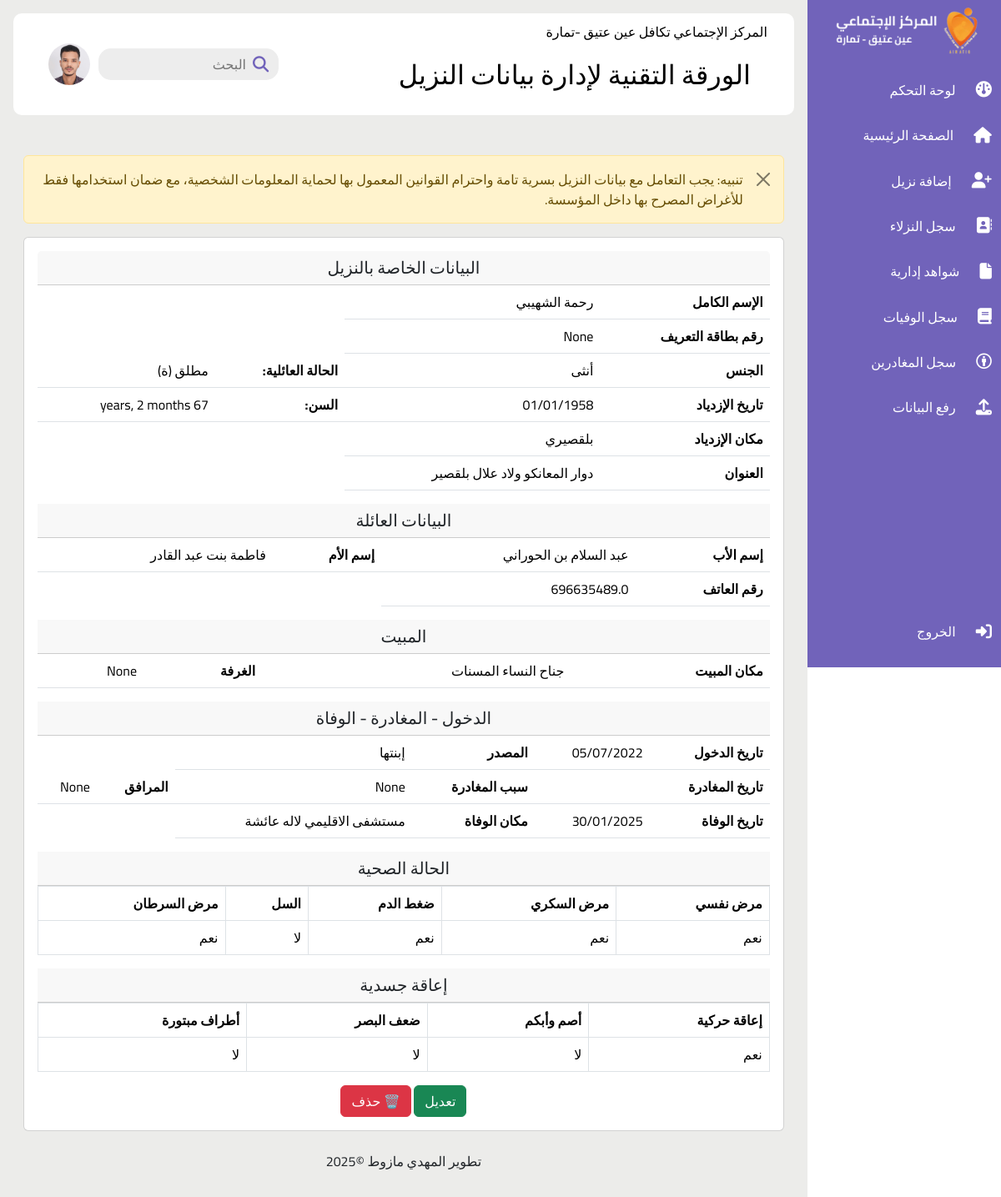
Page /42/ (signed in) on the committed database.
### Gestion/models.py (models this page shows, shortened)
class Patient(models.Model):
    nom_prenom = models.CharField(max_length=255, null=False, blank=False)
    sexe = models.CharField(max_length=10, choices=[('ذكر', 'ذكر'), ('أنثى', 'أنثى')], null=True, blank=True)
    date_entree = models.DateField(null=True, blank=True)
    source_orientation = models.CharField(max_length=255, null=False, blank=False)
    Cin = models.CharField(max_length=50, blank=True, null=True)
    date_naissance = models.DateField(blank=True, null=True)
    lieu_naissance = models.CharField(max_length=255, blank=True, null=True)
    etat_matrimonial_choices = [
        ('عازب', 'عازب'),
        ('متزوج', 'متزوج'),
        ('مطلق', 'مطلق'),
        ('أرمل', 'أرمل')
    ]
    etat_matrimonial = models.CharField(max_length=50, choices=etat_matrimonial_choices, blank=True, null=True)
    adresse = models.TextField(blank=True, null=True)
    nom_pere = models.CharField(max_length=255, blank=True, null=True)
    nom_mere = models.CharField(max_length=255, blank=True, null=True)
    telephone = models.CharField(max_length=20, blank=True, null=True)
    raison_direction = models.TextField(blank=True, null=True) #سبب توجيه
    SUITE_COUCHAGE_CHOICES = [
        ('جناح الرجال', 'جناح الرجال'),
        ('جناح النساء', 'جناح النساء'),
        ('البنايات الجديدة رجال', 'البنايات الجديدة رجال'),
        ('العمارات', 'العمارات'),
    ]
    suite_couchage = models.CharField(
        max_length=100,
        choices=SUITE_COUCHAGE_CHOICES,
        blank=True,
        null=True
    )#مكان المبيت
    chambre = models.CharField(max_length=50, blank=True, null=True)
    date_sortie = models.DateField(blank=True, null=True)
    raison_depart = models.TextField(blank=True, null=True)
    son_compagnon = models.CharField(max_length=255, blank=True, null=True)#مرافق للمغادر
    date_deces = models.DateField(blank=True, null=True)
    lieu_deces = models.CharField(max_length=255, blank=True, null=True)
    CHOICES = [
        ('نعم', 'نعم'),
        ('لا', 'لا'),
    ]
    handicap_moteur = models.CharField(max_length=3, choices=CHOICES, default='لا')
    sourd_muet = models.CharField(max_length=3, choices=CHOICES, default='لا')
    deficience_visuelle = models.CharField(max_length=3, choices=CHOICES, default='لا')
    membres_amputes = models.CharField(max_length=3, choices=CHOICES, default='لا')
    maladie_mentale = models.CharField(max_length=3, choices=CHOICES, default='لا')
    diabete = models.CharField(max_length=3, choices=CHOICES, default='لا')
    pression_arterielle = models.CharField(max_length=3, choices=CHOICES, default='لا')
    tumeurs = models.CharField(max_length=3, choices=CHOICES, default='لا')
    tuberculose = models.CharField(max_length=3, choices=CHOICES, default='لا')

### Gestion/views.py (the view)
# urls.py: path('<int:id>/', views.Patient_Detail, name='patient_detail'),  # عرض تفاصيل مريض
@login_required
def Patient_Detail(request, id):
    patient = get_object_or_404(Patient, id=id)
    return render(request, 'patients/detail.html', {'patient': patient})

### templates/patients/detail.html (shortened to what this page needs)
{% extends 'base.html' %}
{% load static %}
{% block TitlePage %}الورقة التقنية لإدارة بيانات النزيل{% endblock %}
{% block content %}
    <div class="container mt-5">
        <div class="alert alert-warning alert-dismissible fade show" role="alert">
            <div>
               تنبيه:
            يجب التعامل مع بيانات النزيل بسرية تامة واحترام القوانين المعمول بها لحماية المعلومات الشخصية، مع ضمان استخدامها فقط للأغراض المصرح بها داخل المؤسسة.
            <button type="button" class="btn-close" data-bs-dismiss="alert" aria-label="Close"></button>
        </div>
    </div>
        <div class="card">
            <div class="card-body">
                <h5 class="card-header  text-center">البيانات الخاصة بالنزيل</h5>
                <table class="table  ">
                    <tbody>
                        <tr>
                            <th>الإسم الكامل</th>
                            <td>{{ patient.nom_prenom }}
                            </td>
                        </tr>
                        <tr>
                            <th>رقم بطاقة التعريف</th>
                            <td>{{ patient.Cin }}</td>
                        </tr>
                        <tr>
                            <th>الجنس</th>
                            <td>{{ patient.sexe }}</td>
                            <th>الحالة العائلية:</th>
                            <td>{{ patient.etat_matrimonial }}</td>
                        </tr>
                        <tr>
                            <th>تاريخ الإزدياد</th>
                            <td>{{ patient.date_naissance|date:"d/m/Y" }}</td>
                            <th>السن:</th>
                            <td>{{ patient.date_naissance|timesince }}</td>
                        </tr>
                        <tr>
                            <th>مكان الإزدياد</th>
                            <td>{{ patient.lieu_naissance }}</td>
                        </tr>
                        <tr>
                            <th>العنوان</th>
                            <td>{{ patient.adresse }}</td>
                        </tr>
                    </tbody>
                </table>
                    <h5 class="card-header  text-center">البيانات العائلة</h5>
                    <table class="table  ">
                        <tbody>
                            <tr>
                                <th>إسم الأب</th>
                                <td>{{ patient.nom_pere }}</td>
                                <th>إسم الأم</th>
                                <td>{{ patient.nom_mere }}</td>
                            </tr>
                            <tr>
                                <th>رقم العاتف</th>
                                <td>{{ patient.telephone }}</td>
                            </tr>
                        </tbody>
                    </table>
                    <h5 class="card-header  text-center">المبيت  </h5>
                    <table class="table  ">
                        <tbody>
                            <tr>
                                <th>مكان المبيت </th>
                                <td>{{ patient.suite_couchage }}</td>
                                <th>الغرفة  </th>
                                <td>{{ patient.chambre }}</td>
                            </tr>
                        </tbody>
                    </table>
                    <h5 class="card-header  text-center">الدخول - المغادرة - الوفاة  </h5>
                    <table class="table  ">
                        <tbody>
                            <tr>
                                <th>تاريخ الدخول </th>
                                <td>{{ patient.date_entree|date:"d/m/Y" }}</td>
                                <th>المصدر  </th>
                                <td>{{ patient.source_orientation }}</td>
                            </tr>
                            <tr>
                                <th>تاريخ المغادرة </th>
                                <td>{{ patient.date_sortie|date:"d/m/Y" }}</td>
                                <th>سبب المغادرة  </th>
                                <td>{{ patient.raison_depart }}</td>
                                <th>المرافق</th>
                                <td>{{ patient.son_compagnon }}</td>
                            </tr>
                            <tr>
                                <th>تاريخ الوفاة </th>
                            <td>
                                {% if patient.date_deces %}
                                    {{ patient.date_deces|date:"d/m/Y" }}
                                {% else %}
                                    <span style="color: green;"> على قيد الحياة</span>
                                {% endif %}
                            </td>
                                <th>مكان الوفاة   </th>
                                <td>{{ patient.lieu_deces }}</td>
                            </tr>
                        </tbody>
                    </table>
                    <h5 class="card-header  text-center">الحالة الصحية    </h5>
                    <table class="table  table-bordered ">
                        <thead>
                            <tr>
                              <th scope="col">مرض نفسي </th>
                              <th scope="col">مرض السكري </th>
                              <th scope="col">ضغط الدم 	</th>
                              <th scope="col">السل 	</th>
                              <th scope="col">مرض السرطان </th>
                            </tr>
                          </thead>
                        <tbody>
                            <tr>
                                <td>{{ patient.maladie_mentale }}</td>
                                <td>{{ patient.diabete }}</td>
                                <td>{{ patient.pression_arterielle }}</td>
                                <td>{{ patient.tuberculose }}</td>
                                <td>{{ patient.tumeurs }}</td>
                            </tr>
                        </tbody>
                    </table>
                    <h5 class="card-header  text-center">إعاقة جسدية   </h5>
                    <table class="table  table-bordered ">
                        <thead>
                            <tr>
                              <th scope="col">إعاقة حركية</th>
                              <th scope="col">أصم وأبكم	</th>
                              <th scope="col">ضعف البصر	</th>
                              <th scope="col">أطراف مبتورة</th>
                            </tr>
                          </thead>
                        <tbody>
                            <tr>
                                <td>{{ patient.handicap_moteur }}</td>
                                <td>{{ patient.sourd_muet }}</td>
                                <td>{{ patient.deficience_visuelle }}</td>
                                <td>{{ patient.membres_amputes }}</td>
                            </tr>
                        </tbody>
                    </table>
                    <div class="text-center mt-3">
                        <a href="{% url 'edit_patient' patient.id %}" class="btn btn-success">تعديل </a>
                        <button class="delete-btn btn btn-danger" data-id="{{ patient.id }}">🗑️ حذف</button>
                    </div>
            </div>
        </div>
    </div>
    {% endblock %}

### templates/base.html (shortened to what this page needs)
{% load static %}
<!DOCTYPE html>
<html lang="ar" dir="rtl">
<head>
    <link rel="stylesheet" href="{% static 'style/style.css' %}">
    <link rel="stylesheet" href="{% static 'style/bootstrap.min.css' %}">
    <link rel="stylesheet" href="https://cdnjs.cloudflare.com/ajax/libs/font-awesome/6.5.1/css/all.min.css">
</head>
<body>
   <div class="sidebar">
    <div class="logo">
        <a href="{% url 'index' %}"> <img src="{% static 'images/logo.png'%} " alt="" srcset=""></a>
    </div>
    <ul class="menu">
        <li><a href="{% url 'dashbord' %}"><i class="fa-solid fa-gauge"></i><span>لوحة التحكم</span></a></li>
        <li><a href="{% url 'index' %}"><i class="fa-solid fa-house"></i><span>الصفحة الرئيسية </span></a></li>
        <li><a href="{% url 'add_patient' %}"><i class="fa-solid fa-user-plus"></i><span>إضافة نزيل</span></a></li>
        <li><a href="{% url 'Patient_List' %}"><i class="fa-solid fa-address-book"></i><span> سجل النزلاء </span></a></li>
        <li><a href="{% url 'Certificats' %}"><i class="fa-solid fa-file"></i><span>شواهد إدارية </span></a></li>
        <li><a href="{% url 'Registre_dcd' %}"><i class="fa-solid fa-book"></i><span>سجل الوفيات </span></a></li>
        <li><a href="{% url 'Registre_Sortie' %}"><i class="fa-brands fa-creative-commons-by"></i><span>سجل المغادرين </span></a></li>
        <li><a href="{% url 'upload_excel' %}"><i class="fa-solid fa-solid fa-upload"></i><span>رفع البيانات </span></a></li>
        <li class="logout"><a href="{% url 'logout' %}"><i class="fa-solid fa-right-to-bracket"></i><span>الخروج </span></a></li>
    </ul>
   </div>
   <div class="main--content">
    <div class="header--wrapper">
        <div class="header--title">
            <span>المركز الإجتماعي تكافل عين عتيق -تمارة</span>
            <div class="titlePage" style="margin: 20px;">
                <h2>{% block TitlePage %} {% endblock %}</h2>
            </div>
        </div>
        <div class="user--info">
            <div class="search--box">
            <i class="fa-solid fa-magnifying-glass"></i>
            <input type="text" placeholder="البحث">
            </div>
            <img src="{% static 'images/image.jpeg' %}" alt="" srcset="">
        </div>
    </div>
    <div class="card--container">
        <div class="card--wrapper">
            <div class="content">
                <div class="content--header">
                    {% block content %}{% endblock %}
                </div>
            </div>
        </div>
    </div>
    <div class="deve m-4">
        <p class="text-center">  تطوير المهدي مازوط ©2025</p>
    </div>
   </div>
</body>
</html>

### static/style/style.css (style rules this page uses)
body { font-family: 'Cairo','Almarai', sans-serif; }
* { margin: 0; padding: 0; border: none; outline: none; box-sizing: border-box; font-family: Cairo , Almarai; }
body { display: flex; }
.sidebar { position: sticky; top: 0; right: 0; bottom: 0; width: 260px; height: 100vh; color: #fff; overflow: hidden; background: rgba(113, 99, 186, 255); }
.logo img { width: 200px; margin: 5px; }
.menu { height: 88%; position: relative; list-style: none; position: 0; }
.menu li { padding: 0.7rem; margin: 8px 0; border-radius: 8px; transition: all 0.2s ease-in-out; }
.menu a { color: #fff; font-size: 16px; text-decoration: none; display: flex; align-items: center; gap: 1.5rem; }
.menu a span { overflow: hidden; }
.menu a i { font-size: 1.2rem; }
.logout { position: absolute; bottom: 0; left: 0; width: 100%; }
.main--content { position: relative; background: #ebebe9e9; width: 90%; padding: 1rem; }
.header--wrapper img { width: 50px; height: 50px; cursor: pointer; border-radius: 50%; margin: 10px; }
.header--wrapper { display: flex; justify-content: space-between; align-items: center; flex-wrap: wrap; background: #fff; border-radius: 10px; padding: 10px 2rem; margin-bottom: 1rem; }
.header--title { color: black; }
.user--info { display: flex; align-items: center; gap: 1; }
.search--box { background: rgb(237, 237, 237); border-radius: 15px; color: rgba(113, 99, 186, 255); display: flex; align-items: center; gap: 5px; padding: 4px 12px; }
.search--box input { background: transparent; padding: 3px; }
.search--box i { font-size: 1.2rem; cursor: pointer; transition: all 0.5s ease-out; }

### rows in the picture
Patient: nom_prenom "رحمة الشهيبي", Cin "None", sexe "أنثى", etat_matrimonial "مطلق (ة)", date_naissance "01/01/1958", date_naissance "67 years, 2 months", lieu_naissance "بلقصيري", adresse "دوار المعانكو ولاد علال بلقصير", nom_pere "عبد السلام بن الحوراني", nom_mere "فاطمة بنت عبد القادر", telephone "696635489.0", suite_couchage "جناح النساء المسنات", chambre "None", date_entree "05/07/2022", source_orientation "إبنتها", raison_depart "None", son_compagnon "None", date_deces "30/01/2025", lieu_deces "مستشفى الاقليمي لاله عائشة", maladie_mentale "نعم", diabete "نعم", pression_arterielle "نعم", tuberculose "لا", tumeurs "نعم", handicap_moteur "نعم", sourd_muet "لا", deficience_visuelle "لا", membres_amputes "لا"
